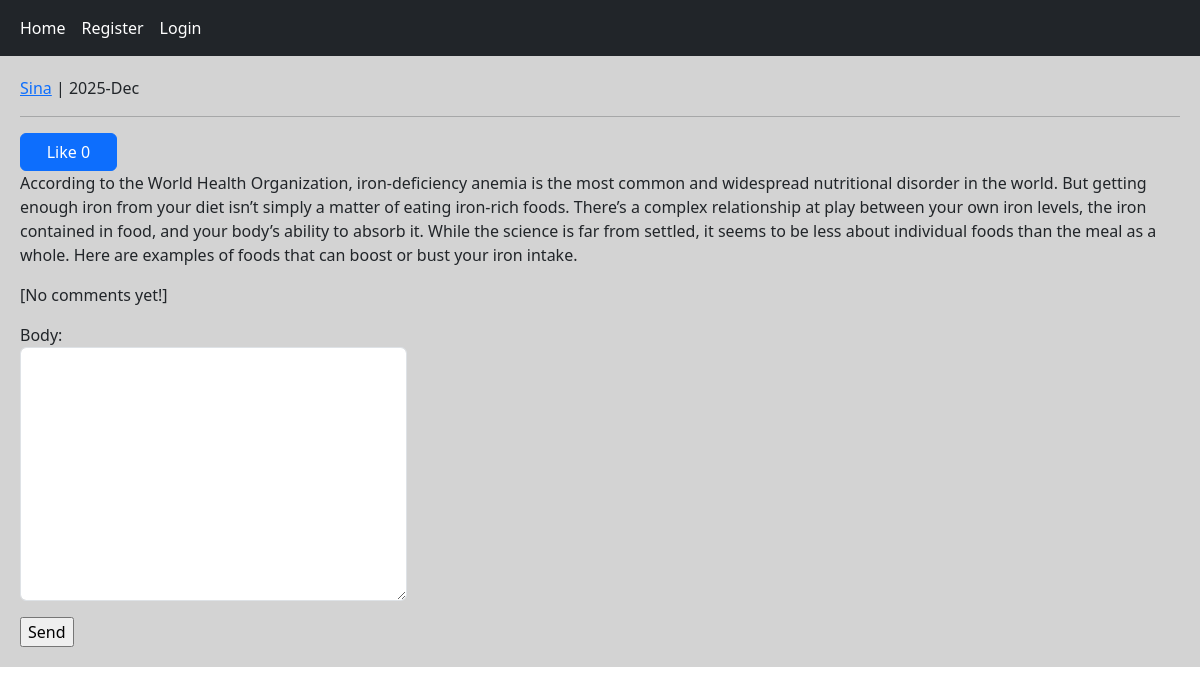
/post/detail/3/according-to-the-world-health-organization-iron-de/, run on the app's committed database.
### home/models.py (models this page shows, shortened)
class Post(models.Model):
    user = models.ForeignKey(User, on_delete=models.CASCADE, related_name='posts')
    body = models.TextField()
    slug = models.SlugField()
    created = models.DateTimeField(auto_now_add=True)
    updated = models.DateTimeField(auto_now=True)
    class Meta:
        ordering = ['-created']
    def likes_count(self):
        return self.pvotes.count()

### home/views.py (the view, shortened to what this page needs)
# urls.py: path('post/detail/<post_id>/<post_slug>/', views.PostDetailView.as_view(), name='post_detail' ),
class PostDetailView(View):
    form_class = PostCommentForm
    reply_form_class = PostCommentForm
    def setup(self, request, *args, **kwargs):
        self.post_instance = get_object_or_404(Post, pk=kwargs['post_id'], slug=kwargs['post_slug'])
        return super().setup(request, *args, **kwargs)
    def get(self, request, *args, **kwargs):
        form = self.form_class
        comments = self.post_instance.pcomments.filter(is_reply=False)
        return render(request, 'home/detail.html', {'post': self.post_instance, 'form':form,
                                                                         'comments': comments,
                                                                         'reply_form': self.reply_form_class,})

### home/templates/home/detail.html (shortened to what this page needs)
{% extends 'base.html' %}
{% block content %}
    <p><a href={% url 'accounts:user_profile' post.user.id %}>{{ post.user | capfirst }}</a> | {{ post.created | date:"Y-M" }}</p><hr/>
    {% if request.user.id != post.user.id %}
        <a  class="{% if post.can_like %} disable {% endif %} btn btn-primary col-md-1"
            href={% url 'home:post_like' post.id %}>Like {{ post.likes_count }}</a>
    {% endif %}
    <p>{{ post.body }}</p>
    {% for comment in comments %}
        <div class="card bg-dark text-white">
        <p class="card-header">{{ comment.user }} | {{ comment.created | timesince }}</p>
        <p class="card-body">{{ comment.body }}</p>
        {% if request.user.is_authenticated %}
            <h4>(reply)</h4>
            <form action="{% url 'home:add_reply' post.id comment.id %}" method="post" novalidate class="col-md-4">
                {% csrf_token %}
                {{ reply_form.as_p }}
                <input type="submit" value="Send">
            </form>
        {% endif %}
        {% for reply in comment.rcomments.all %}
            <p class="bg-primary p-3 m-2">{{ reply.user }}<br/>{{ reply.body }}</p>
        {% endfor %}
        </div><br/>
    {% empty %}
        <p>[No comments yet!]</p>
    {% endfor %}
        <form action="" method="post" novalidate class="col-md-4">
            {{ form.as_p }}
            <input type="submit" value="Send">
        </form>
{% endblock %}

### data on the page
Post: user "Sina", created "2025-Dec", likes_count "0", body "According to the World Health Organization, iron-deficiency anemia is the most common and widespread nutritional disorder in the world. But getting enough iron from your diet isn’t simply a matter of eating iron-rich foods. There’s a complex relationship at play between your own iron levels, the iron contained in food, and your body’s ability to absorb it. While the science is far from settled, it seems to be less about individual foods than the meal as a whole. Here are examples of foods that can boost or bust your iron intake."
